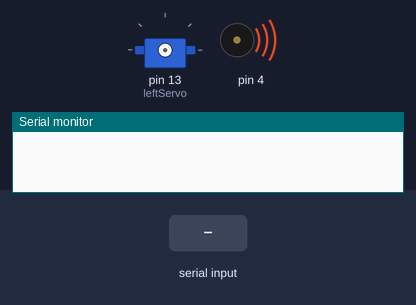
This sketch was run on a simulated Arduino Uno, built with avr-gcc and run on an emulated ATmega328P. Parts: servo, buzzer (waves = sounding), the last lines printed to the serial monitor. The inputs (shaded band) are chosen by the test bench.

Above: at 0.1 s.
At 2.2 s:
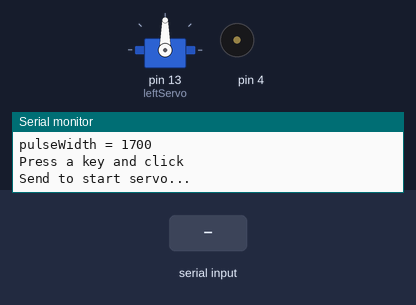
2.3 s: "1" received over Serial
At 3.0 s:
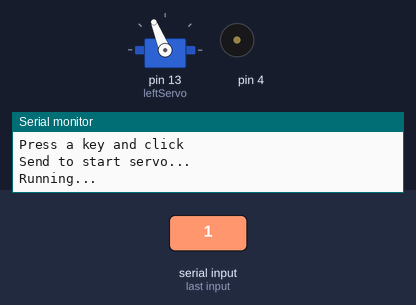
Timing chart, 0 to 9.8 s (numbered marks = the images above; inputs shaded):
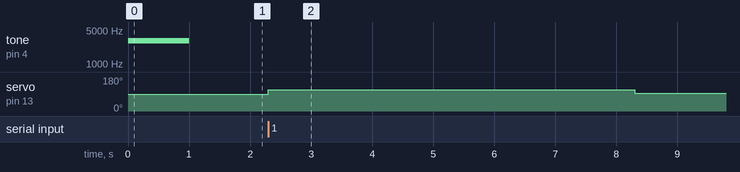

Measured:
- after the input at 2.3 s, servo on pin 13 (leftServo): 90° → 112° at once, → 93° 6.0 s later

The sketch:

RPM_Counter.ino
```cpp
#include <Servo.h>

Servo leftServo;
Servo rightServo;

void setup() {
  tone(4, 3000, 1000);
  delay(1000);

  Serial.begin(9600);
  leftServo.attach(13);
  //rightServo.attach(12);

  //leftServo.writeMicroseconds(1500);
  //rightServo.writeMicroseconds(1500);
}

void loop() {
  int pulseWidth = 1700;
  Serial.print("pulseWidth = ");
  Serial.println(pulseWidth);
  Serial.println("Press a key and click");
  Serial.println("Send to start servo...");

  while(Serial.available() == 0);
  Serial.read();

  Serial.println("Running...");
  leftServo.writeMicroseconds(pulseWidth);
  delay(6000);
  leftServo.writeMicroseconds(1500);
  Serial.read();
}
```
